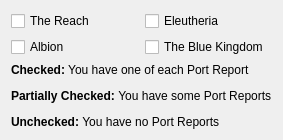
          <widget class="QWidget" name="page_8">
           <property name="geometry">
            <rect>
             <x>0</x>
             <y>0</y>
             <width>259</width>
             <height>135</height>
            </rect>
           </property>
           <attribute name="label">
            <string>Port Reports</string>
           </attribute>
           <layout class="QVBoxLayout" name="verticalLayout_3">
            <item>
             <layout class="QGridLayout" name="gridLayout_16">
              <item row="1" column="0">
               <widget class="QCheckBox" name="checkBox_Poss_Reports_Albion">
                <property name="text">
                 <string>Albion</string>
                </property>
               </widget>
              </item>
              <item row="0" column="0">
               <widget class="QCheckBox" name="checkBox_Poss_Reports_Reach">
                <property name="text">
                 <string>The Reach</string>
                </property>
               </widget>
              </item>
              <item row="1" column="1">
               <widget class="QCheckBox" name="checkBox_Poss_Reports_TBK">
                <property name="text">
                 <string>The Blue Kingdom</string>
                </property>
               </widget>
              </item>
              <item row="0" column="1">
               <widget class="QCheckBox" name="checkBox_Poss_Reports_Eleutheria">
                <property name="text">
                 <string>Eleutheria</string>
                </property>
               </widget>
              </item>
             </layout>
            </item>
            <item>
             <widget class="QLabel" name="label_51">
              <property name="text">
               <string>&lt;html&gt;&lt;head/&gt;&lt;body&gt;&lt;p&gt;&lt;span style=&quot; font-weight:600;&quot;&gt;Checked:&lt;/span&gt; You have one of each Port Report&lt;/p&gt;&lt;p&gt;&lt;span style=&quot; font-weight:600;&quot;&gt;Partially Checked: &lt;/span&gt;You have some Port Reports&lt;/p&gt;&lt;p&gt;&lt;span style=&quot; font-weight:600;&quot;&gt;Unchecked: &lt;/span&gt;You have no Port Reports&lt;/p&gt;&lt;/body&gt;&lt;/html&gt;</string>
              </property>
             </widget>
            </item>
            <item>
             <spacer name="verticalSpacer_3">
              <property name="orientation">
               <enum>Qt::Vertical</enum>
              </property>
              <property name="sizeHint" stdset="0">
               <size>
                <width>20</width>
                <height>40</height>
               </size>
              </property>
             </spacer>
            </item>
           </layout>
          </widget>
